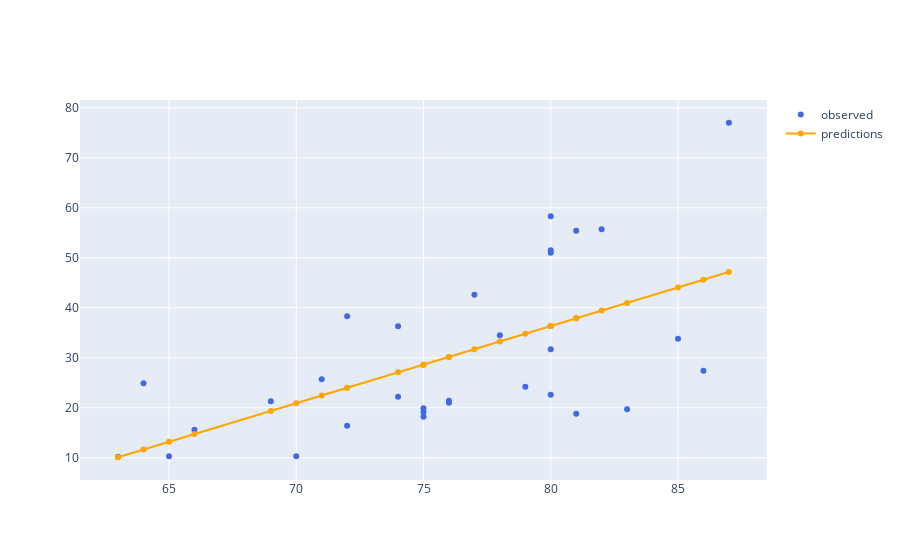

This figure's notebook cell:
### Markdown cell above
Add a scatterplot of *predicted* data to the figure.

**Hint: use markers and not lines+markers**

### Code cell
fig.add_scatter(x= (np.ravel(pDataframe[['Height']])),y= (np.ravel(pDataframe[['predictions']])),mode="lines+markers",name="predictions",line=dict(color='orange'))

#<xml xmlns="https://developers.google.com/blockly/xml"><variables><variable id="w|!1_/S4wRKF4S1`6Xg+">fig</variable><variable id="YynR+H75hTgW`vKfMxOx">np</variable><variable id="CudVpfu+F^ruj_:ZU_(,">pDataframe</variable></variables><block type="varDoMethod" id="O07?sQIdula@ap]/9Ogq" x="-31" y="143"><mutation items="5"></mutation><field name="VAR" id="w|!1_/S4wRKF4S1`6Xg+">fig</field><field name="MEMBER">add_scatter</field><data>fig:add_scatter</data><value name="ADD0"><block type="valueOutputCodeBlock" id="?9~fa0|VKDIpx+X]Ne],"><field name="CODE">x=</field><value name="INPUT"><block type="varDoMethod" id="PqgNL`IVR~dg0v3Zc@6E"><mutation items="1"></mutation><field name="VAR" id="YynR+H75hTgW`vKfMxOx">np</field><field name="MEMBER">ravel</field><data>np:ravel</data><value name="ADD0"><block type="indexer" id="{0YKup]NzKguA|u$}T+$"><field name="VAR" id="CudVpfu+F^ruj_:ZU_(,">pDataframe</field><value name="INDEX"><block type="lists_create_with" id="t9a]MmJQplr$V%vOxUz3"><mutation items="1"></mutation><value name="ADD0"><block type="text" id="jydyI4?hT45#whKP08UT"><field name="TEXT">Height</field></block></value></block></value></block></value></block></value></block></value><value name="ADD1"><block type="valueOutputCodeBlock" id="*_^=o_W]Sgn}Tc^ke{#)"><field name="CODE">y=</field><value name="INPUT"><block type="varDoMethod" id="3?uC$.@1v/6AYM0^KD^t"><mutation items="1"></mutation><field name="VAR" id="YynR+H75hTgW`vKfMxOx">np</field><field name="MEMBER">ravel</field><data>np:ravel</data><value name="ADD0"><block type="indexer" id="LY/hxSnBOfWTui}8@d.*"><field name="VAR" id="CudVpfu+F^ruj_:ZU_(,">pDataframe</field><value name="INDEX"><block type="lists_create_with" id="WIy]!H9t$(6VN9#y1C,-"><mutation items="1"></mutation><value name="ADD0"><block type="text" id="5W]!]7j$xQzCaP0K/$Hq"><field name="TEXT">predictions</field></block></value></block></value></block></value></block></value></block></value><value name="ADD2"><block type="dummyOutputCodeBlock" id="sif/rSeATJ5@wW{~i{bj"><field name="CODE">mode="lines+markers"</field></block></value><value name="ADD3"><block type="dummyOutputCodeBlock" id="tT4JzYg!8$,J4BX,5*(n"><field name="CODE">name="predictions"</field></block></value><value name="ADD4"><block type="dummyOutputCodeBlock" id="OxNE0Iz6@tG*|Lng7anA"><field name="CODE">line=dict(color='orange')</field></block></value></block></xml>

### Figure 1 — Plotly figure (JSON) as saved in the notebook; plotly's stock layout.template omitted (floating-point values rounded to 4 significant figures)
{"data": [{"line": {"color": "royalblue"}, "mode": "markers", "name": "observed", "type": "scatter", "x": [70, 65, 63, 72, 81, 83, 66, 75, 80, 75, 79, 76, 76, 69, 75, 74, 85, 86, 71, 64, 78, 80, 74, 72, 77, 81, 82, 80, 80, 80, 87], "y": [10.3, 10.3, 10.2, 16.4, 18.8, 19.7, 15.6, 18.2, 22.6, 19.9, 24.2, 21.0, 21.4, 21.3, 19.1, 22.2, 33.8, 27.4, 25.7, 24.9, 34.5, 31.7, 36.3, 38.3, 42.6, 55.4, 55.7, 58.3, 51.5, 51.0, 77.0]}, {"line": {"color": "orange"}, "mode": "lines+markers", "name": "predictions", "type": "scatter", "x": [70, 65, 63, 72, 81, 83, 66, 75, 80, 75, 79, 76, 76, 69, 75, 74, 85, 86, 71, 64, 78, 80, 74, 72, 77, 81, 82, 80, 80, 80, 87], "y": [20.91, 13.19, 10.11, 24.0, 37.89, 40.97, 14.74, 28.63, 36.34, 28.63, 34.8, 30.17, 30.17, 19.37, 28.63, 27.08, 44.06, 45.6, 22.45, 11.65, 33.26, 36.34, 27.08, 24.0, 31.71, 37.89, 39.43, 36.34, 36.34, 36.34, 47.15]}], "layout": {}}
